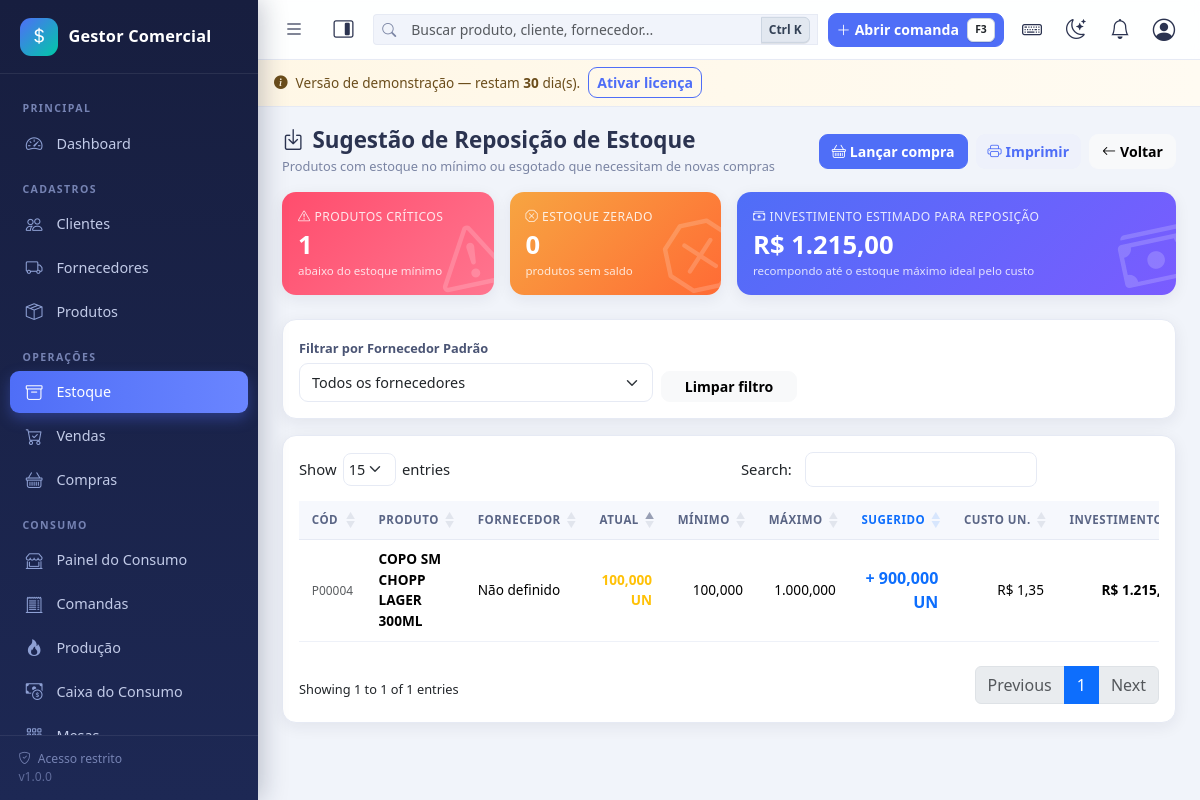
The page /estoque/reposicao.php (signed in) on the database its author committed.
### tables this page shows
CREATE TABLE `produtos` (
  `id` int(11) NOT NULL,
  `codigo` varchar(30) DEFAULT NULL,
  `codigo_barras` varchar(30) DEFAULT NULL,
  `descricao` varchar(150) NOT NULL,
  `descricao_complementar` varchar(255) DEFAULT NULL,
  `categoria_id` int(11) DEFAULT NULL,
  `subcategoria_id` int(11) DEFAULT NULL,
  `marca_id` int(11) DEFAULT NULL,
  `unidade_id` int(11) DEFAULT NULL,
  `ncm` varchar(10) DEFAULT NULL,
  `cest` varchar(10) DEFAULT NULL,
  `cfop` varchar(10) DEFAULT NULL,
  `preco_custo` decimal(15,2) NOT NULL DEFAULT 0.00,
  `preco_venda` decimal(15,2) NOT NULL DEFAULT 0.00,
  `preco_promocional` decimal(15,2) DEFAULT NULL,
  `margem_lucro` decimal(8,2) DEFAULT NULL,
  `estoque_atual` decimal(12,3) NOT NULL DEFAULT 0.000,
  `estoque_minimo` decimal(12,3) NOT NULL DEFAULT 0.000,
  `estoque_maximo` decimal(12,3) NOT NULL DEFAULT 0.000,
  `localizacao` varchar(30) DEFAULT NULL,
  `fornecedor_id` int(11) DEFAULT NULL,
  `foto` varchar(255) DEFAULT NULL,
  `status` tinyint(1) NOT NULL DEFAULT 1,
  `criado_em` datetime NOT NULL DEFAULT current_timestamp(),
  `atualizado_em` datetime DEFAULT NULL
);

CREATE TABLE `unidades` (
  `id` int(11) NOT NULL,
  `nome` varchar(60) NOT NULL,
  `sigla` varchar(10) NOT NULL,
  `criado_em` datetime NOT NULL DEFAULT current_timestamp()
);

### config/auth.php (called while the page is built, shortened)
<?php
function usuario_atual(): ?array
{
    static $usuario = null;
    static $carregado = false;
    if ($carregado) {
        return $usuario;
    }
    $carregado = true;
    try {
        $stmt = db()->prepare('SELECT * FROM usuarios WHERE id = ? LIMIT 1');
        $stmt->execute([(int)$_SESSION['user_id']]);
        $linha = $stmt->fetch();
        $usuario = $linha;
    } catch (Throwable $e) {
        erro_banco($e, 'usuario_atual');
    }
    return $usuario;
}
function exigir_login(): void
{
    if (!usuario_atual()) {
        if (is_ajax()) {
            json_resposta(false, 'Sessão expirada. Faça login novamente.', null, 401);
        }
        flash('warning', 'Faça login para acessar o sistema.');
        redirecionar('login/index.php');
    }
}
function permissao_carregadas(): array
{
    $usuario = usuario_atual();
    $permitidas = [];
    try {
        $chaves = [];
        if ((int)$usuario['is_admin'] === 1) {
            $stmt = db()->query('SELECT chave FROM permissoes');
            foreach ($stmt->fetchAll() as $l) {
                $chaves[] = $l['chave'];
            }
            return $permitidas = array_flip($chaves);
        }
        $permitidas = array_flip(array_unique($chaves));
    } catch (Throwable $e) {
        erro_banco($e, 'permissao_carregadas');
    }
    return $permitidas;
}
function tem_permissao(string $chave): bool
{
    $usuario = usuario_atual();
    if ((int)$usuario['is_admin'] === 1) {
        return true;
    }
    return array_key_exists($chave, permissao_carregadas());
}

### config/database.php (called while the page is built, shortened)
<?php
function db(): PDO
{
    static $pdo = null;
    if ($pdo === null) {
        $dsn = 'mysql:host=' . DB_HOST . ';dbname=' . DB_NAME . ';charset=' . DB_CHARSET;
        try {
            $pdo = new PDO($dsn, DB_USER, DB_PASS, [
                PDO::ATTR_ERRMODE            => PDO::ERRMODE_EXCEPTION,
                PDO::ATTR_DEFAULT_FETCH_MODE => PDO::FETCH_ASSOC,
                PDO::ATTR_EMULATE_PREPARES   => false,
            ]);
        } catch (PDOException $e) {
            error_log('[BANCO] Falha de conexão: ' . $e->getMessage());
            http_response_code(500);
            if (defined('DEV_MODE') && DEV_MODE) {
                exit('Falha na conexão com o banco de dados. Verifique se o MySQL/MariaDB está ativo e se os dados em config/config.php estão corretos.');
            }
            exit('Serviço temporariamente indisponível.');
        }
    }
    return $pdo;
}

### includes/functions.php (called while the page is built, shortened)
<?php
function e($valor): string
{
    return htmlspecialchars((string)$valor, ENT_QUOTES, 'UTF-8');
}
function url(string $caminho = ''): string
{
    return BASE_URL . '/' . ltrim($caminho, '/');
}
function formatar_moeda($valor): string
{
    $casas = (int)obter_config('casas_decimais', '2');
    return obter_config('moeda_simbolo', 'R$') . ' ' . number_format((float)$valor, $casas, ',', '.');
}
function formatar_qtde($valor): string
{
    return number_format((float)$valor, 3, ',', '.');
}
function _config_cache($resetar = false)
{
    static $configs = null;
    if ($resetar) {
        $configs = null;
        return;
    }
    if ($configs === null) {
        $configs = [];
        try {
            foreach (db()->query('SELECT chave, valor FROM configs') as $linha) {
                $configs[$linha['chave']] = $linha['valor'];
            }
        } catch (Throwable $e) {
            erro_banco($e, 'obter_config');
        }
    }
    return $configs;
}
function obter_config(string $chave, $padrao = null)
{
    $configs = _config_cache();
    return array_key_exists($chave, $configs) && $configs[$chave] !== null && $configs[$chave] !== ''
        ? $configs[$chave]
        : $padrao;
}

### config/licenca.php (called while the page is built, shortened)
<?php
function licenca_bootstrap(): void
{
    $em = (string)obter_config('licenca_instalado_em', '');
}
function licenca_dias_restantes(): int
{
    $em = (string)obter_config('licenca_instalado_em', '');
    if ($em === '') {
        return LICENCA_DIAS_TRIAL;
    }
    $dt = DateTime::createFromFormat('Y-m-d H:i:s', $em);
    $dias = (int)$dt->diff(new DateTime('now'))->format('%r%a');
    return LICENCA_DIAS_TRIAL - $dias;
}
function licenca_status(): string
{
    $chave = (string)obter_config('licenca_chave', '');
    return licenca_dias_restantes() >= 0 ? 'trial' : 'expirada';
}
function licenca_ativa(): bool
{
    return licenca_status() === 'ativa';
}
function licenca_gate(): void
{
    if (licenca_ativa()) {
        return;
    }
}

### config/config.php (called while the page is built, shortened)
<?php
require_once BASE_PATH . '/config/database.php';
require_once BASE_PATH . '/includes/functions.php';
require_once BASE_PATH . '/config/auth.php';
require_once BASE_PATH . '/config/licenca.php';
try {
    licenca_bootstrap();
    licenca_gate();
} catch (Throwable $e) {
    erro_banco($e, 'licenca');
}

### estoque/reposicao.php (the view, shortened to what this page needs)
<?php
require_once __DIR__ . '/../config/config.php';
exigir_login();
$pdo = db();
$sql = "SELECT p.*, u.sigla AS unidade, f.razao_social AS fornecedor_nome
          FROM produtos p
          LEFT JOIN unidades u ON u.id = p.unidade_id
          LEFT JOIN fornecedores f ON f.id = p.fornecedor_id
         WHERE p.status = 1 AND p.estoque_minimo > 0 AND p.estoque_atual <= p.estoque_minimo";
$params = [];
$sql .= " ORDER BY (p.estoque_atual / p.estoque_minimo) ASC, p.descricao ASC";
$stmt = $pdo->prepare($sql);
$stmt->execute($params);
$produtos = $stmt->fetchAll();
$totalItens = count($produtos);
$custoTotalReposicao = 0.0;
$qtdZerados = 0;
foreach ($produtos as &$p) {
    $atual = (float)$p['estoque_atual'];
    $min = (float)$p['estoque_minimo'];
    $max = (float)$p['estoque_maximo'];
    $custo = (float)$p['preco_custo'];
    $sugestao = $max > $atual ? ($max - $atual) : ($min * 2 - $atual);
    $p['sugestao_compra'] = $sugestao;
    $p['custo_estimado'] = $sugestao * $custo;
    $custoTotalReposicao += $p['custo_estimado'];
}
include INC . 'header.php';
?>
<div class="page-header print-hide">
    <div>
        <h1><i class="bi bi-box-arrow-in-down me-2"></i>Sugestão de Reposição de Estoque</h1>
        <span class="subtitulo">Produtos com estoque no mínimo ou esgotado que necessitam de novas compras</span>
    </div>
    <div class="d-flex gap-2">
        <?php if (tem_permissao('compras_criar')): ?>
        <a href="<?= url('compras/nova.php') ?>" class="btn btn-primary"><i class="bi bi-basket me-1"></i>Lançar compra</a>
        <?php endif; ?>
        <button class="btn btn-soft" onclick="window.print()"><i class="bi bi-printer me-1"></i>Imprimir</button>
        <a href="<?= url('estoque/index.php') ?>" class="btn btn-light"><i class="bi bi-arrow-left me-1"></i>Voltar</a>
    </div>
</div>
<div class="row g-3 mb-4">
    <div class="col-6 col-md-3">
        <div class="card stat-card bg-grad-red h-100">
            <div class="card-body">
                <div class="stat-label"><i class="bi bi-exclamation-triangle me-1"></i>Produtos críticos</div>
                <div class="stat-valor mt-1"><?= $totalItens ?></div>
                <div class="stat-extra">abaixo do estoque mínimo</div>
                <i class="bi bi-exclamation-triangle stat-ico"></i>
            </div>
        </div>
    </div>
    <div class="col-6 col-md-3">
        <div class="card stat-card bg-grad-orange h-100">
            <div class="card-body">
                <div class="stat-label"><i class="bi bi-x-octagon me-1"></i>Estoque zerado</div>
                <div class="stat-valor mt-1"><?= $qtdZerados ?></div>
                <div class="stat-extra">produtos sem saldo</div>
                <i class="bi bi-x-octagon stat-ico"></i>
            </div>
        </div>
    </div>
    <div class="col-12 col-md-6">
        <div class="card stat-card bg-grad-indigo h-100">
            <div class="card-body">
                <div class="stat-label"><i class="bi bi-cash-stack me-1"></i>Investimento estimado para reposição</div>
                <div class="stat-valor mt-1"><?= formatar_moeda($custoTotalReposicao) ?></div>
                <div class="stat-extra">recompondo até o estoque máximo ideal pelo custo</div>
                <i class="bi bi-cash-stack stat-ico"></i>
            </div>
        </div>
    </div>
</div>
<div class="card mb-3 print-hide">
    <div class="card-body">
        <form method="get" class="row g-2 align-items-end">
            <div class="col-12 col-md-5">
                <label class="form-label">Filtrar por Fornecedor Padrão</label>
                <select class="form-select form-select-sm" name="fornecedor_id" onchange="this.form.submit()">
                    <option value="">Todos os fornecedores</option>
                </select>
            </div>
            <div class="col-12 col-md-2">
                <a href="<?= url('estoque/reposicao.php') ?>" class="btn btn-sm btn-light w-100">Limpar filtro</a>
            </div>
        </form>
    </div>
</div>
<div class="card">
    <div class="card-body">
        <?php if (!count($produtos)): ?>
        <div class="p-4 text-center text-muted">
            <i class="bi bi-check2-circle fs-1 text-success d-block mb-2"></i>
            <h5>Parabéns! O estoque está equilibrado.</h5>
            <p class="small mb-0">Nenhum produto está abaixo do estoque mínimo configurado.</p>
        </div>
        <?php else: ?>
        <div class="table-responsive">
            <table class="table table-hover table-geral" data-ordem="3">
                <thead class="table-light">
                    <tr>
                        <th>Cód</th>
                        <th>Produto</th>
                        <th>Fornecedor</th>
                        <th class="text-end">Atual</th>
                        <th class="text-end">Mínimo</th>
                        <th class="text-end">Máximo</th>
                        <th class="text-end text-primary fw-bold">Sugerido</th>
                        <th class="text-end">Custo Un.</th>
                        <th class="text-end">Investimento</th>
                    </tr>
                </thead>
                <tbody>
                    <?php foreach ($produtos as $p): ?>
                    <tr>
                        <td><small class="text-muted"><?= e($p['codigo'] ?: '-' ) ?></small></td>
                        <td>
                            <b><?= e($p['descricao']) ?></b>
                        </td>
                        <td><?= e($p['fornecedor_nome'] ?: 'Não definido') ?></td>
                        <td class="text-end fw-bold <?= (float)$p['estoque_atual'] <= 0 ? 'text-danger' : 'text-warning' ?>">
                            <?= formatar_qtde($p['estoque_atual']) ?> <?= e($p['unidade']) ?>
                        </td>
                        <td class="text-end"><?= formatar_qtde($p['estoque_minimo']) ?></td>
                        <td class="text-end"><?= (float)$p['estoque_maximo'] > 0 ? formatar_qtde($p['estoque_maximo']) : '-' ?></td>
                        <td class="text-end fw-bold text-primary fs-6">
                            + <?= formatar_qtde($p['sugestao_compra']) ?> <?= e($p['unidade']) ?>
                        </td>
                        <td class="text-end"><?= formatar_moeda($p['preco_custo']) ?></td>
                        <td class="text-end fw-semibold"><?= formatar_moeda($p['custo_estimado']) ?></td>
                    </tr>
                    <?php endforeach; ?>
                </tbody>
            </table>
        </div>
        <?php endif; ?>
    </div>
</div>
<?php include INC . 'footer.php'; ?>

### assets/css/app.css (style rules this page uses)
:root { --sidebar-w: 258px; --sidebar-bg: linear-gradient(180deg, #171e3f 0%, #1d2854 100%); --accent: #4f6ef7; --accent-2: #00c9a7; --danger-soft: #ff6b81; --bg: #f1f4fa; --card-bg: #ffffff; --card-radius: 14px; --shadow: 0 4px 16px rgba(23, 30, 63, .07); --shadow-lg: 0 10px 30px rgba(23, 30, 63, .12); --text: #2b3350; --muted: #7a84a3; --border: #e6eaf4; --topbar-bg: rgba(255, 255, 255, .92); }
* { box-sizing: border-box; }
html, body { height: 100%; }
body { font-family: "Segoe UI", system-ui, -apple-system, Roboto, Arial, sans-serif; background: var(--bg); color: var(--text); font-size: .925rem; overflow-x: hidden; }
a { text-decoration: none; }
.page-header { display: flex; flex-wrap: wrap; align-items: center; justify-content: space-between; gap: .6rem; margin-bottom: 1rem; }
.page-header h1 { font-size: 1.25rem; font-weight: 700; margin: 0; }
.page-header .subtitulo { color: var(--muted); font-size: .8rem; }
.card { border: 1px solid var(--border); border-radius: var(--card-radius); box-shadow: var(--shadow); background: #fff; }
.stat-card { position: relative; overflow: hidden; border: 0; border-radius: var(--card-radius); color: #fff; }
.stat-card .stat-ico { position: absolute; right: -14px; bottom: -14px; font-size: 4.4rem; opacity: .18; transform: rotate(-12deg); }
.stat-card .stat-valor { font-size: 1.45rem; font-weight: 700; line-height: 1.15; }
.stat-card .stat-label { font-size: .76rem; opacity: .85; text-transform: uppercase; letter-spacing: .4px; }
.stat-card .stat-extra { font-size: .72rem; opacity: .8; margin-top: .15rem; }
.bg-grad-indigo { background: linear-gradient(135deg, #4f6ef7, #7a5cff); }
.bg-grad-orange { background: linear-gradient(135deg, #f7a541, #ff6b35); }
.bg-grad-red { background: linear-gradient(135deg, #ff4d6d, #ff758f); }
.table-geral { width: 100% !important; font-size: .85rem; margin: 0 !important; }
.table-responsive { overflow-x: auto; -webkit-overflow-scrolling: touch; scrollbar-width: thin; }
.table-geral thead th { background: #f6f8fd; color: #5a6585; font-size: .72rem; text-transform: uppercase; letter-spacing: .5px; border-bottom: 1px solid var(--border); white-space: nowrap; padding: .65rem .8rem; }
.table-geral td { vertical-align: middle; padding: .6rem .8rem; border-color: #eef1f8; }
.form-label { font-size: .8rem; font-weight: 600; color: #4a5474; margin-bottom: .3rem; }
.form-control, .form-select { border-color: var(--border); border-radius: 9px; font-size: .9rem; padding: .48rem .75rem; }
.btn { border-radius: 9px; font-size: .88rem; font-weight: 600; }
.btn-primary { background: var(--accent); border-color: var(--accent); }
.btn-soft { background: #eef1fb; border: 0; color: var(--accent); }
@media (min-width: 992px) { .page-header h1 { font-size: 1.4rem; } }
@media (min-width: 992px) { .stat-card .stat-valor { font-size: 1.6rem; } }

### rows shown on the page
produtos: codigo "P00004", descricao "COPO SM CHOPP LAGER 300ML", fornecedor_nome "Não definido", estoque_atual "100,000", unidade.sigla "UN", estoque_minimo "100,000", estoque_maximo "1.000,000", sugestao_compra "900,000", preco_custo "R$ 1,35", custo_estimado "R$…"

### other values the page prints
$nomeEmpresa "Gestor Comercial"
$rotulo "Clientes"
$rotulo "Fornecedores"
$rotulo "Produtos"
$rotulo "Estoque"
$rotulo "Vendas"
$rotulo "Compras"
rotulo_consumo() "CONSUMO"
licenca_dias_restantes() "30"
$totalItens "1"
$qtdZerados "0"
formatar_moeda($custoTotalReposicao) "R$ 1.215,00"
